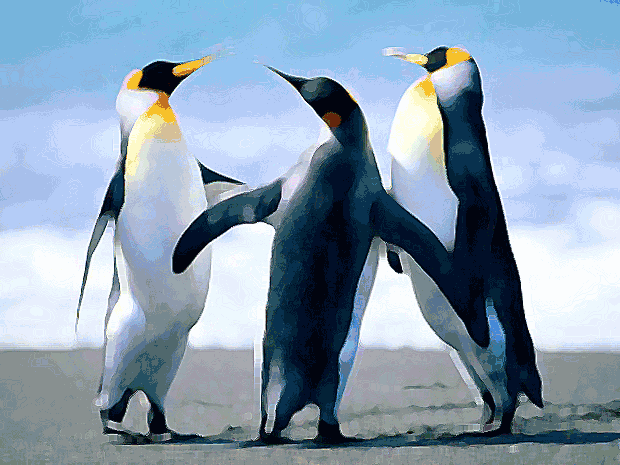
#> input picture penguins.png, 620 x 465 px
$ jupyter execute A02.ipynb
#> lines starting #> are read from the running program, lines starting #| are printed output that depends on the picture
# UNIDADE 2

## Questões:

## Nível 1:

### Pergunta: Quais são as principais abordagens utilizadas na detecção de objetos?
#### Resposta:
1. Janela Deslizante: Essa abordagem envolve escanear uma imagem com uma janela de tamanho fixo em diferentes escalas e localizações. Classificadores ou modelos de aprendizado profundo são então aplicados para classificar cada janela como contendo um objeto ou não.

2. Proposta de Região: Esse método gera regiões potenciais de objetos em uma imagem usando técnicas como busca seletiva ou redes de proposta de região. Essas regiões são então classificadas para determinar se contêm objetos.

3. Detectores de Único Disparo (SSDs, na sigla em inglês): Os SSDs combinam a localização e classificação de objetos em um único modelo. Eles prevêem as caixas delimitadoras e as probabilidades de classe diretamente a partir de caixas âncora pré-definidas em diferentes escalas

## Nível 2

### Pergunta: Como os descritores de características capturam a distinção no reconhecimento visual?
#### Resposta:
Os descritores de características capturam a distinção codificando informações visuais locais ao redor dos pontos de interesse. Eles levam em consideração as relações espaciais, gradientes de intensidade, padrões de textura ou histogramas de cor. Esses descritores são projetados para serem robustos a transformações de imagem, como rotação, escala e mudanças de iluminação. Descritores populares incluem o Transformada Invariante à Escala de Características (SIFT, na sigla em inglês), Características Robustas em Alta Velocidade (SURF, na sigla em inglês) e BRIEF Orientado a FAST e Rotacionado (ORB, na sigla em inglês).

## Nível 3

### Pergunta: Quais são os desafios enfrentados na correspondência de características?
#### Resposta:
1. Ambiguidade: Diferentes pontos de interesse podem ter descritores semelhantes, levando a correspondências incorretas. Técnicas robustas de correspondência e estratégias de filtragem são utilizadas para lidar com esses casos.

2. Oclusão: Pontos de interesse ocluídos ou parcialmente visíveis podem dificultar a correspondência precisa. Algoritmos robustos de correspondência podem lidar com oclusões parciais ou incorporar informações contextuais para melhorar a correspondência.

3. Mudanças de Iluminação e Ponto de Vista: Variações de iluminação e mudanças de ponto de vista podem afetar a aparência dos pontos de interesse, tornando desafiador encontrar correspondências confiáveis. Descritores de características e algoritmos de correspondência projetados para serem invariantes a essas variações podem mitigar esses efeitos.

4. Fundos Clusterizados: Pontos de interesse em fundos clutterizados ou complexos podem introduzir correspondências falsas. Algoritmos robustos de seleção e correspondência de características podem ajudar a reduzir o impacto do clutter de fundo.

## Exercício prático de programação: Extração de características com o descritor HOG

### Objetivo
Implementar um algoritmo de extração de características usando o descritor Histogram of Oriented Gradients (HOG) para identificar padrões e características distintivas em imagens.

### Solução

[cell 1]
from skimage.feature import hog
from skimage import io
import matplotlib.pyplot as plt

def extract_features(image_path):
    # Carregar a imagem de entrada
#> called with image_path = 'penguins.png'
    image = io.imread(image_path, as_gray=True)
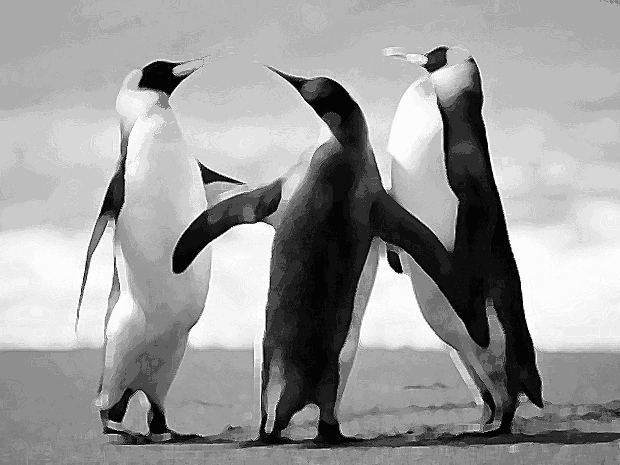
#> image: shape (465, 620) float64; min 0.0163, max 0.991, mean 0.607

    # Definir os parâmetros do descritor HOG
    orientations = 9
    pixels_per_cell = (8, 8)
    cells_per_block = (2, 2)

    # Calcular o descritor HOG para a imagem
    features, hog_image = hog(image, orientations=orientations, pixels_per_cell=pixels_per_cell,
                              cells_per_block=cells_per_block, visualize=True)
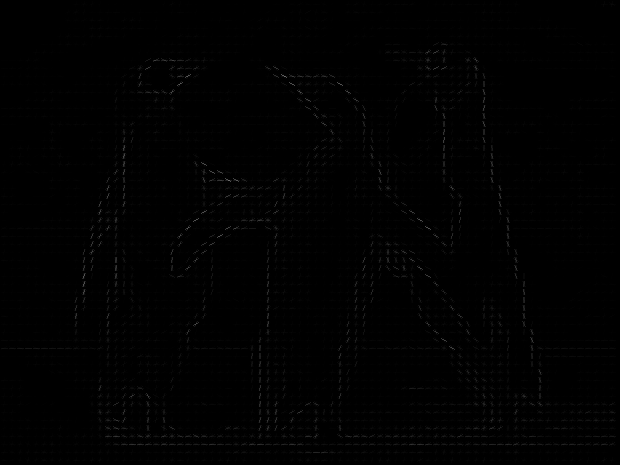
#> hog_image: shape (465, 620) float64; min 0, max 0.435, mean 0.00503

    # Exibir a imagem original e a imagem HOG
    fig, (ax1, ax2) = plt.subplots(1, 2, figsize=(8, 4), sharex=True, sharey=True)

    ax1.axis('off')
    ax1.imshow(image, cmap=plt.cm.gray)
    ax1.set_title('Imagem original')

    ax2.axis('off')
    ax2.imshow(hog_image, cmap=plt.cm.gray)
    ax2.set_title('Descritor HOG')

    plt.show()
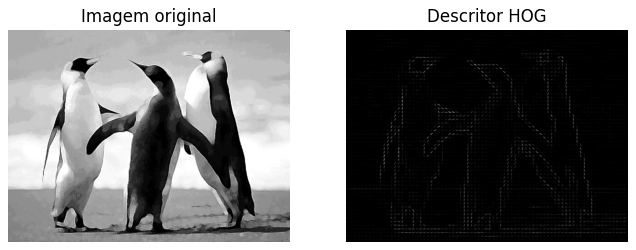
#> figure drawn by matplotlib, 2 panels

    # Retornar as características extraídas
    return features

# Especificar o caminho para a imagem de entrada
image_path = 'penguins.png'

# Chamar a função de extração de características
features = extract_features(image_path)

# Imprimir as características extraídas
print("Características extraídas:", features)
#> (printed output is left out)
